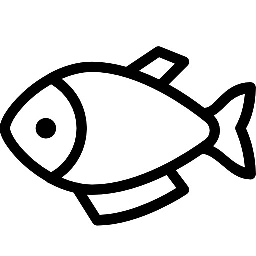
#> input picture day2/data/fish.jpg, 256 x 256 px
$ python warpAffineEx1.py
#> lines starting #> are read from the running program, lines starting #| are printed output that depends on the picture
import numpy as np
import cv2

img = cv2.imread('data/fish.jpg')
#> img is the input picture: shape (256, 256, 3); min 0, max 255, mean 211.5
rows, cols = img.shape[:2]
#> rows = 256; cols = 256

dx, dy = 100, 40

mtrx = np.float32([[1, 0, dx],
                   [0, 1, dy]])

dst = cv2.warpAffine(img, mtrx, (cols+dx, rows+dy))
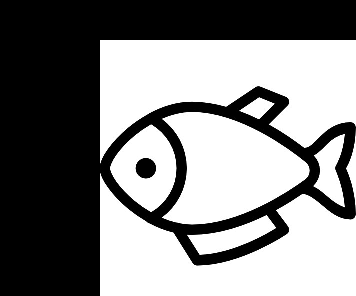
#> dst: shape (296, 356, 3); min 0, max 255, mean 131.5
dst2 = cv2.warpAffine(img, mtrx, (cols+dx, rows+dy), None, cv2.INTER_LINEAR, cv2.BORDER_CONSTANT, (255,255,255))
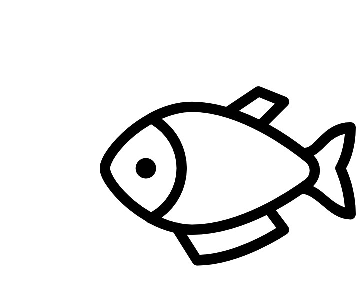
#> dst2: shape (296, 356, 3); min 0, max 255, mean 227.9

cv2.imshow('original', img)
cv2.imshow('trans', dst)
cv2.imshow('trans2', dst2)

cv2.waitKey()
cv2.destroyAllWindows()
